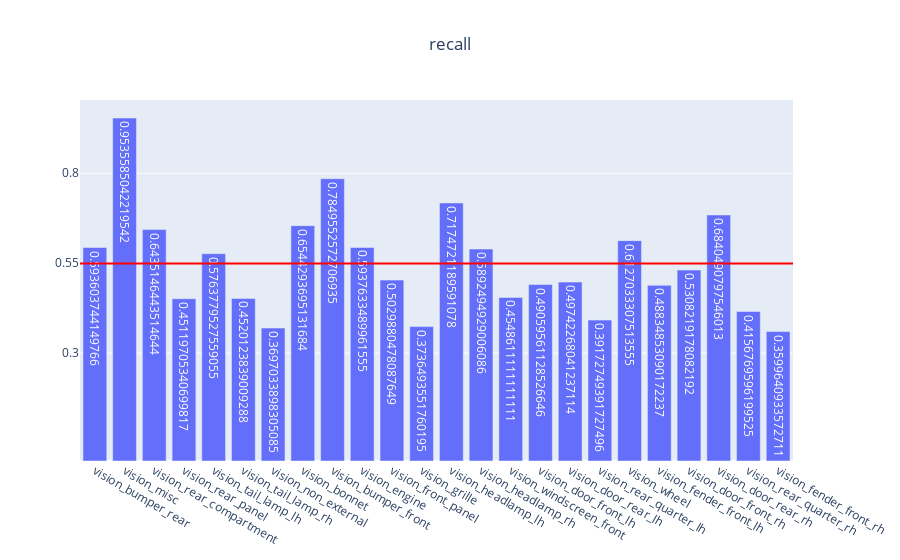

The notebook cell saved with this chart:
### Code cell
genVisMulitlabel(partEvalMetrics, "recall")

### Figure 1 — Plotly figure (JSON) as saved in the notebook; plotly's stock layout.template omitted (floating-point values rounded to 4 significant figures)
{"data": [{"text": [0.5936, 0.9536, 0.6435, 0.4512, 0.5764, 0.452, 0.3697, 0.6544, 0.785, 0.5938, 0.503, 0.3736, 0.7175, 0.5892, 0.4549, 0.4906, 0.4974, 0.3917, 0.6127, 0.4883, 0.5308, 0.684, 0.4157, 0.36], "type": "bar", "x": ["vision_bumper_rear", "vision_misc", "vision_rear_compartment", "vision_rear_panel", "vision_tail_lamp_lh", "vision_tail_lamp_rh", "vision_non_external", "vision_bonnet", "vision_bumper_front", "vision_engine", "vision_front_panel", "vision_grille", "vision_headlamp_lh", "vision_headlamp_rh", "vision_windscreen_front", "vision_door_front_lh", "vision_door_rear_lh", "vision_rear_quarter_lh", "vision_wheel", "vision_fender_front_lh", "vision_door_front_rh", "vision_door_rear_rh", "vision_rear_quarter_rh", "vision_fender_front_rh"], "y": [0.5936, 0.9536, 0.6435, 0.4512, 0.5764, 0.452, 0.3697, 0.6544, 0.785, 0.5938, 0.503, 0.3736, 0.7175, 0.5892, 0.4549, 0.4906, 0.4974, 0.3917, 0.6127, 0.4883, 0.5308, 0.684, 0.4157, 0.36]}], "layout": {"shapes": [{"line": {"color": "red", "width": 2}, "type": "line", "x0": 0, "x1": 1, "xref": "x domain", "y0": 0.5493, "y1": 0.5493, "yref": "y"}], "title": {"text": "recall", "x": 0.5}, "yaxis": {"tickmode": "array", "tickvals": ["0.55", 0.3, 0.8]}}}
